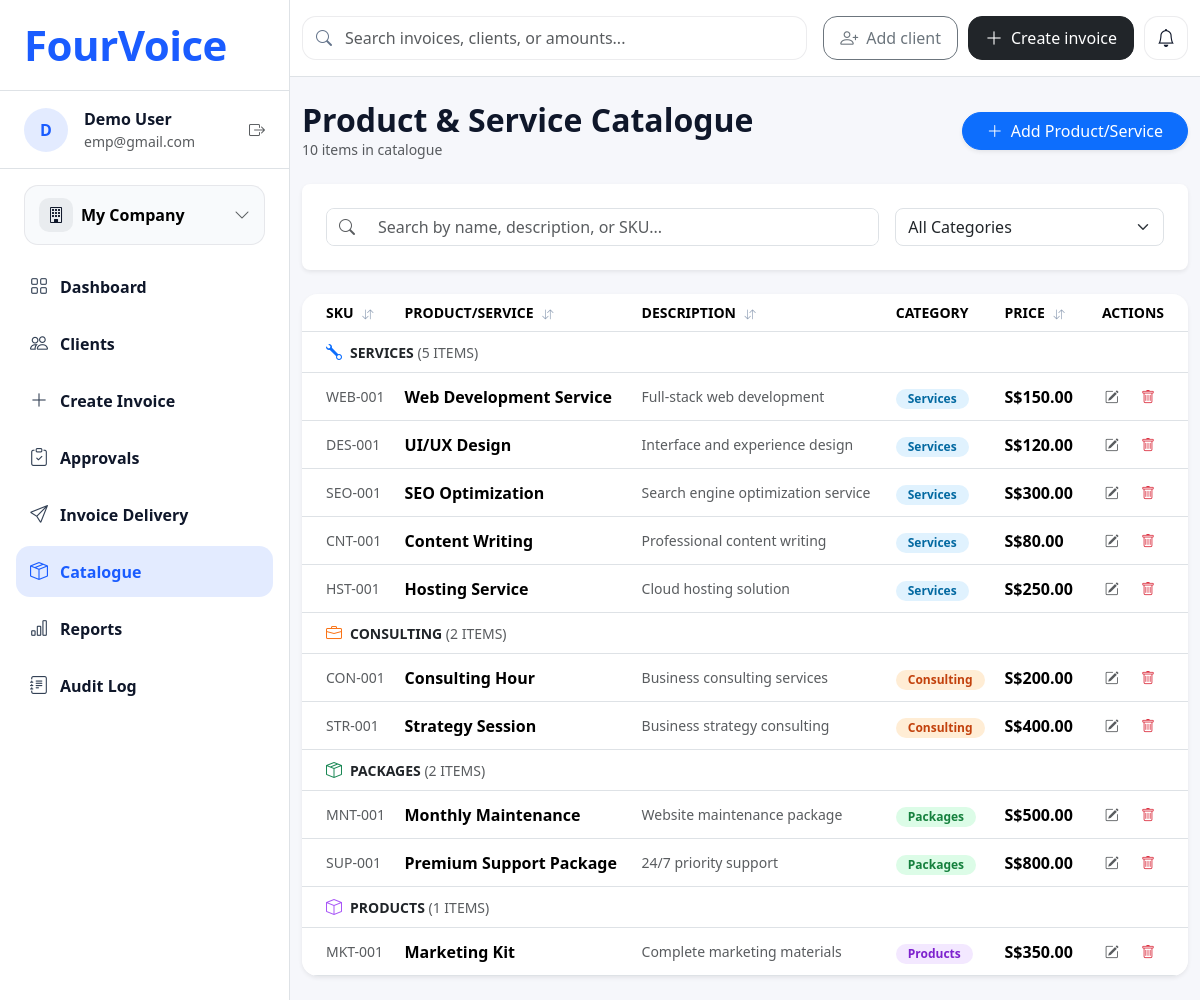
Page /catalogue on the committed database.
### tables this page shows
CREATE TABLE products (
    id INTEGER PRIMARY KEY AUTOINCREMENT,
    sku TEXT NOT NULL UNIQUE,
    name TEXT NOT NULL,
    description TEXT,
    category TEXT NOT NULL,
    price REAL NOT NULL
);

### app.py (the view)
@app.route('/catalogue')
def catalogue():
    products = query_all("SELECT * FROM products")
    return render_template('catalogue.html', title="Catalogue", products=products)

### db.py (called while the page is built)
def get_conn():
    conn = sqlite3.connect(DB_PATH)
    conn.row_factory = sqlite3.Row
    conn.execute("PRAGMA foreign_keys = ON;")
    return conn

def query_all(sql, params=()):
    with get_conn() as conn:
        return conn.execute(sql, params).fetchall()

### templates/catalogue.html (shortened to what this page needs)
{% extends "base.html" %}
{% block content %}
<div class="mb-4 d-flex justify-content-between align-items-center">
    <div>
        <h2 class="fw-bold mb-0">Product & Service Catalogue</h2>
        <p class="text-muted small mb-0" id="item-count">{{ products|length }} items in catalogue</p>
    </div>
    <button class="btn btn-primary rounded-pill px-4 shadow-sm" data-bs-toggle="modal" data-bs-target="#addProductModal">
        <i class="bi bi-plus-lg me-2"></i>Add Product/Service
    </button>
</div>
<div class="card mb-4 border-0 shadow-sm rounded-3">
    <div class="card-body p-4">
        <div class="row g-3">
            <div class="col-md-8">
                <div class="input-group border rounded-3 overflow-hidden">
                    <span class="input-group-text bg-white border-0"><i class="bi bi-search text-muted"></i></span>
                    <input type="text" id="catalogueSearch" class="form-control border-0 shadow-none" placeholder="Search by name, description, or SKU...">
                </div>
            </div>
            <div class="col-md-4">
                <select class="form-select border rounded-3 shadow-none" id="categoryFilter">
                    <option value="all">All Categories</option>
                </select>
            </div>
        </div>
    </div>
</div>
<div class="card border-0 shadow-sm rounded-4 overflow-hidden">
    <div class="table-responsive">
        <table class="table align-middle mb-0">
            <thead class="bg-light">
                <tr class="text-muted small text-uppercase">
                    <th class="ps-4 sortable-header" onclick="sortCatalogue('sku')">
                        SKU <i class="bi bi-arrow-down-up sort-icon" id="icon-sku"></i>
                    </th>
                    <th class="sortable-header" onclick="sortCatalogue('name')">
                        Product/Service <i class="bi bi-arrow-down-up sort-icon" id="icon-name"></i>
                    </th>
                    <th class="sortable-header" onclick="sortCatalogue('desc')">
                        Description <i class="bi bi-arrow-down-up sort-icon" id="icon-desc"></i>
                    </th>
                    <th>Category</th>
                    <th class="sortable-header" onclick="sortCatalogue('price')">
                        Price <i class="bi bi-arrow-down-up sort-icon" id="icon-price"></i>
                    </th>
                    <th class="text-end pe-4">Actions</th>
                </tr>
            </thead>
            <tbody id="catalogueBody">
                {% set grouped = {} %}
                {% for p in products %}
                    {% if p.category not in grouped %}{% set _ = grouped.update({p.category: []}) %}{% endif %}
                    {% set _ = grouped[p.category].append(p) %}
                {% endfor %}
                {% for cat, items in grouped.items() %}
                <tr class="category-row">
                    <td colspan="6" class="ps-4 py-2">
                        <div class="d-flex align-items-center gap-2">
                            {% if cat == 'Services' %}<i class="bi bi-wrench text-primary"></i>
                            {% elif cat == 'Consulting' %}<i class="bi bi-briefcase text-orange"></i>
                            {% elif cat == 'Packages' %}<i class="bi bi-box-seam text-success"></i>
                            {% else %}<i class="bi bi-box text-purple"></i>{% endif %}
                            <span class="fw-bold text-dark small text-uppercase">{{ cat }} <span class="text-muted fw-normal">({{ items|length }} items)</span></span>
                        </div>
                    </td>
                </tr>
                {% for p in items %}
                <tr class="item-row"
                    data-sort-sku="{{ p.sku|lower }}"
                    data-sort-name="{{ p.name|lower }}"
                    data-sort-desc="{{ p.description|lower }}"
                    data-sort-price="{{ p.price }}">
                    <td class="ps-4 small text-muted">{{ p.sku }}</td>
                    <td class="fw-bold">{{ p.name }}</td>
                    <td class="text-muted small">{{ p.description }}</td>
                    <td>
                        <span class="badge rounded-pill
                            {% if p.category == 'Services' %}badge-services
                            {% elif p.category == 'Consulting' %}badge-consulting
                            {% elif p.category == 'Packages' %}badge-packages
                            {% elif p.category == 'Products' %}badge-products
                            {% endif %}">{{ p.category }}</span>
                    </td>
                    <td class="fw-bold">S${{ "%.2f"|format(p.price) }}</td>
                    <td class="text-end pe-4">
                        <button class="btn btn-sm btn-link text-muted edit-btn"
                                data-id="{{ p.id }}" data-sku="{{ p.sku }}" data-name="{{ p.name }}"
                                data-desc="{{ p.description }}" data-cat="{{ p.category }}" data-price="{{ p.price }}">
                            <i class="bi bi-pencil-square"></i>
                        </button>
                        <button class="btn btn-sm btn-link text-danger delete-btn"
                                data-id="{{ p.id }}" data-name="{{ p.name }}">
                            <i class="bi bi-trash"></i>
                        </button>
                    </td>
                </tr>
                {% endfor %}
                {% endfor %}
            </tbody>
        </table>
    </div>
</div>
{% endblock %}

### templates/base.html (shortened to what this page needs)
<!doctype html>
<html lang="en">
<head>
  <link href="https://cdn.jsdelivr.net/npm/bootstrap@5.3.3/dist/css/bootstrap.min.css" rel="stylesheet">
  <link href="https://cdn.jsdelivr.net/npm/bootstrap-icons@1.11.3/font/bootstrap-icons.min.css" rel="stylesheet">
  <link rel="stylesheet" href="{{ url_for('static', filename='css/global.css') }}">
</head>
<body>
  <div class="fv-shell">
    <aside class="fv-sidebar border-end">
      <div class="fv-brand px-4 py-4 border-bottom">
        <a class="text-decoration-none" href="{{ url_for('home') }}">
          <div class="fv-logo">FourVoice</div>
        </a>
      </div>
      <div class="fv-user px-4 py-3 border-bottom">
        <div class="d-flex align-items-center gap-3">
          <div class="fv-avatar">D</div>
          <div class="min-w-0">
            <div class="fw-semibold">Demo User</div>
            <div class="text-muted small text-truncate" style="max-width: 170px;">emp@gmail.com</div>
          </div>
          <div class="ms-auto text-muted">
            <i class="bi bi-box-arrow-right"></i>
          </div>
        </div>
      </div>
      <div class="px-4 py-3">
        <button class="fv-company w-100" type="button">
          <span class="d-flex align-items-center gap-2">
            <span class="fv-company-icon"><i class="bi bi-building"></i></span>
            <span class="fw-semibold">My Company</span>
          </span>
          <i class="bi bi-chevron-down text-muted"></i>
        </button>
      </div>
      <nav class="px-3 pb-4 fv-nav">
        <a class="fv-navlink {% if request.path == '/' %}active{% endif %}" href="{{ url_for('home') }}">
          <i class="bi bi-grid"></i>
          <span>Dashboard</span>
        </a>
        <a class="fv-navlink {% if request.path.startswith('/clients') %}active{% endif %}" href="{{ url_for('clients_list') }}">
          <i class="bi bi-people"></i>
          <span>Clients</span>
        </a>
        <a class="fv-navlink" href="#">
          <i class="bi bi-plus-lg"></i>
          <span>Create Invoice</span>
        </a>
        <a class="fv-navlink" href="#">
          <i class="bi bi-clipboard-check"></i>
          <span>Approvals</span>
        </a>
        <a class="fv-navlink" href="#">
          <i class="bi bi-send"></i>
          <span>Invoice Delivery</span>
        </a>
        <a class="fv-navlink {% if request.path.startswith('/catalogue') %}active{% endif %}" href="{{ url_for('catalogue') }}">
          <i class="bi bi-box-seam"></i>
          <span>Catalogue</span>
        </a>
        <a class="fv-navlink" href="#">
          <i class="bi bi-bar-chart"></i>
          <span>Reports</span>
        </a>
        <a class="fv-navlink {% if request.path.startswith('/audit') %}active{% endif %}" href="{{ url_for('audit_log') }}">
          <i class="bi bi-journal-text"></i>
          <span>Audit Log</span>
        </a>
      </nav>
    </aside>
    <section class="fv-main">
      <header class="fv-topbar bg-white border-bottom">
        <div class="container-fluid py-3">
          <div class="fv-topbar-row">
            <form class="fv-search" action="#" method="get" role="search">
              <i class="bi bi-search"></i>
              <input
                class="form-control fv-search-input"
                type="search"
                name="q"
                placeholder="Search invoices, clients, or amounts..."
                aria-label="Search"
              >
            </form>
            <div class="fv-top-actions">
              {% block top_actions %}
                <a class="btn btn-outline-secondary fv-top-btn" href="{{ url_for('clients_create') }}">
                  <i class="bi bi-person-plus"></i> Add client
                </a>
                <a class="btn btn-dark fv-top-btn" href="#">
                  <i class="bi bi-plus-lg"></i> Create invoice
                </a>
                <button class="btn fv-icon-btn position-relative" type="button" aria-label="Notifications">
                  <i class="bi bi-bell"></i>
                </button>
              {% endblock %}
            </div>
          </div>
        </div>
      </header>
      <main class="container-fluid py-4">
        {% block content %}{% endblock %}
      </main>
    </section>
  </div>
</body>
</html>

### static/css/global.css (style rules this page uses)
:root { --fv-font: system-ui, -apple-system, Segoe UI, Roboto, Arial, sans-serif; --fv-blue: #1a5cff; --fv-bg: #f6f7fb; --fv-text: #0f172a; --fv-muted: #64748b; --fv-border: rgba(15, 23, 42, 0.08); --fv-hover: rgba(26, 92, 255, 0.08); --fv-active: rgba(26, 92, 255, 0.12); }
html, body { height: 100%; }
body { font-family: var(--fv-font); background: var(--fv-bg); color: var(--fv-text); }
.fv-shell { display: flex; min-height: 100vh; }
.fv-sidebar { width: 290px; flex: 0 0 290px; background: #fff; }
.fv-logo { font-size: 42px; font-weight: 800; color: var(--fv-blue); letter-spacing: -0.5px; line-height: 1; }
.fv-avatar { width: 44px; height: 44px; border-radius: 999px; background: rgba(26, 92, 255, 0.12); color: var(--fv-blue); font-weight: 700; display: grid; place-items: center; }
.fv-company { border: 1px solid var(--fv-border); background: #f8fafc; border-radius: 14px; padding: 12px 14px; display: flex; align-items: center; justify-content: space-between; gap: 12px; }
.fv-company-icon { width: 34px; height: 34px; border-radius: 10px; background: rgba(15, 23, 42, 0.06); display: grid; place-items: center; color: #0f172a; }
.fv-nav { display: flex; flex-direction: column; gap: 6px; }
.fv-navlink { display: flex; align-items: center; gap: 12px; padding: 12px 14px; border-radius: 14px; color: var(--fv-text); text-decoration: none; font-weight: 600; }
.fv-navlink i { font-size: 18px; color: #334155; }
.fv-navlink.active { background: var(--fv-active); color: var(--fv-blue); }
.fv-navlink.active i { color: var(--fv-blue); }
.fv-main { flex: 1 1 auto; min-width: 0; }
.fv-topbar { position: sticky; top: 0; z-index: 10; }
.fv-topbar-row { display: grid; grid-template-columns: 1fr auto; align-items: center; gap: 16px; }
.fv-search { position: relative; width: 100%; }
.fv-search .bi-search { position: absolute; left: 14px; top: 50%; transform: translateY(-50%); color: var(--fv-muted); font-size: 16px; }
.fv-search-input { padding-left: 42px; border-radius: 14px; border: 1px solid var(--fv-border); height: 44px; }
.fv-top-actions { display: flex; align-items: center; gap: 10px; }
.fv-top-btn { height: 44px; display: inline-flex; align-items: center; gap: 8px; padding: 0 16px; border-radius: 14px; line-height: 1; white-space: nowrap; }
.fv-top-btn i { font-size: 18px; line-height: 1; }
.fv-icon-btn { width: 44px; height: 44px; border-radius: 14px; border: 1px solid var(--fv-border); background: #fff; display: inline-flex; align-items: center; justify-content: center; }
.fv-icon-btn i { font-size: 18px; color: #0f172a; }
.card { border-radius: 16px; border: 1px solid var(--fv-border); }
.badge { padding: 4px 12px; border-radius: 12px; font-size: 12px; }
.sortable-header { cursor: pointer; transition: background-color 0.2s; user-select: none; }
.sort-icon { font-size: 0.8em; margin-left: 5px; color: #94a3b8; }

### templates/catalogue.html (style rules this page uses)
.text-orange { color: #f97316 !important; }
.text-purple { color: #a855f7 !important; }
.category-row { background-color: #f8fafc; border-top: 1px solid #e2e8f0; }
.badge-services { background-color: #e0f2fe; color: #0369a1; }
.badge-consulting { background-color: #ffedd5; color: #c2410c; }
.badge-packages { background-color: #dcfce7; color: #15803d; }
.badge-products { background-color: #f3e8ff; color: #7e22ce; }
.sortable-header { cursor: pointer; transition: background-color 0.2s; user-select: none; }
.sort-icon { font-size: 0.8em; margin-left: 5px; color: #94a3b8; }

### rows in the picture
products: category "SERVICES", items "5", sku "WEB-001", name "Web Development Service", description "Full-stack web development", category "Services", price "150.00"
products: sku "DES-001", name "UI/UX Design", description "Interface and experience design", category "Services", price "120.00"
products: sku "SEO-001", name "SEO Optimization", description "Search engine optimization service", category "Services", price "300.00"
products: sku "CNT-001", name "Content Writing", description "Professional content writing", category "Services", price "80.00"
products: sku "HST-001", name "Hosting Service", description "Cloud hosting solution", category "Services", price "250.00"
products: category "CONSULTING", items "2", sku "CON-001", name "Consulting Hour", description "Business consulting services", category "Consulting", price "200.00"
products: sku "STR-001", name "Strategy Session", description "Business strategy consulting", category "Consulting", price "400.00"
products: category "PACKAGES", items "2", sku "MNT-001", name "Monthly Maintenance", description "Website maintenance package", category "Packages", price "500.00"
products: sku "SUP-001", name "Premium Support Package", description "24/7 priority support", category "Packages", price "800.00"
products: category "PRODUCTS", items "1", sku "MKT-001", name "Marketing Kit", description "Complete marketing materials", category "Products", price "350.00"

### other values in the picture
{{ products|length }} "10"
